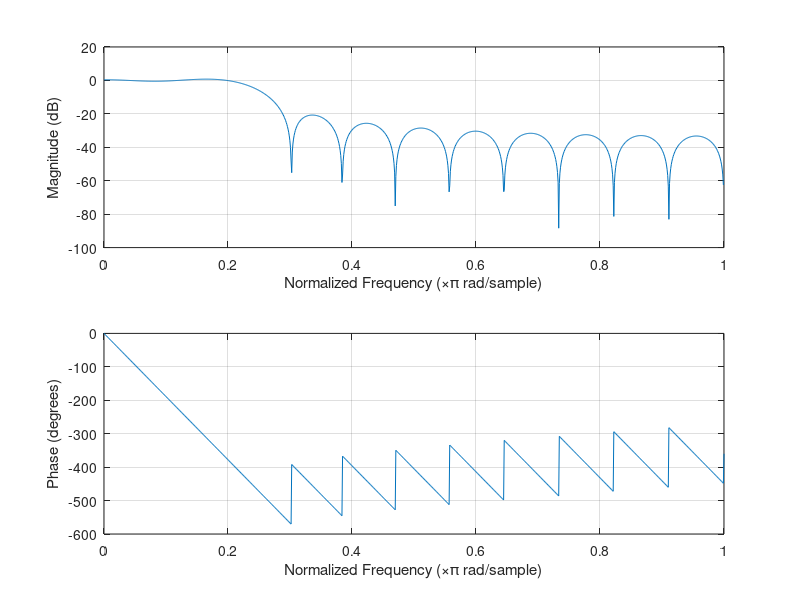

Source code (MATLAB):
wc = pi/4;
%filter order (Oppenheim PDS Book)
M = 21;
n = 0:M;
h = sin(wc*(n-M/2))./(pi*(n-M/2));
freqz(h,1,2^10);

w0 = pi/6;
w1 = pi/3;
N = 200;
n = 0:N-1;
x = cos(w0*n) + cos(w1*n);
y = filter(h,1,x);